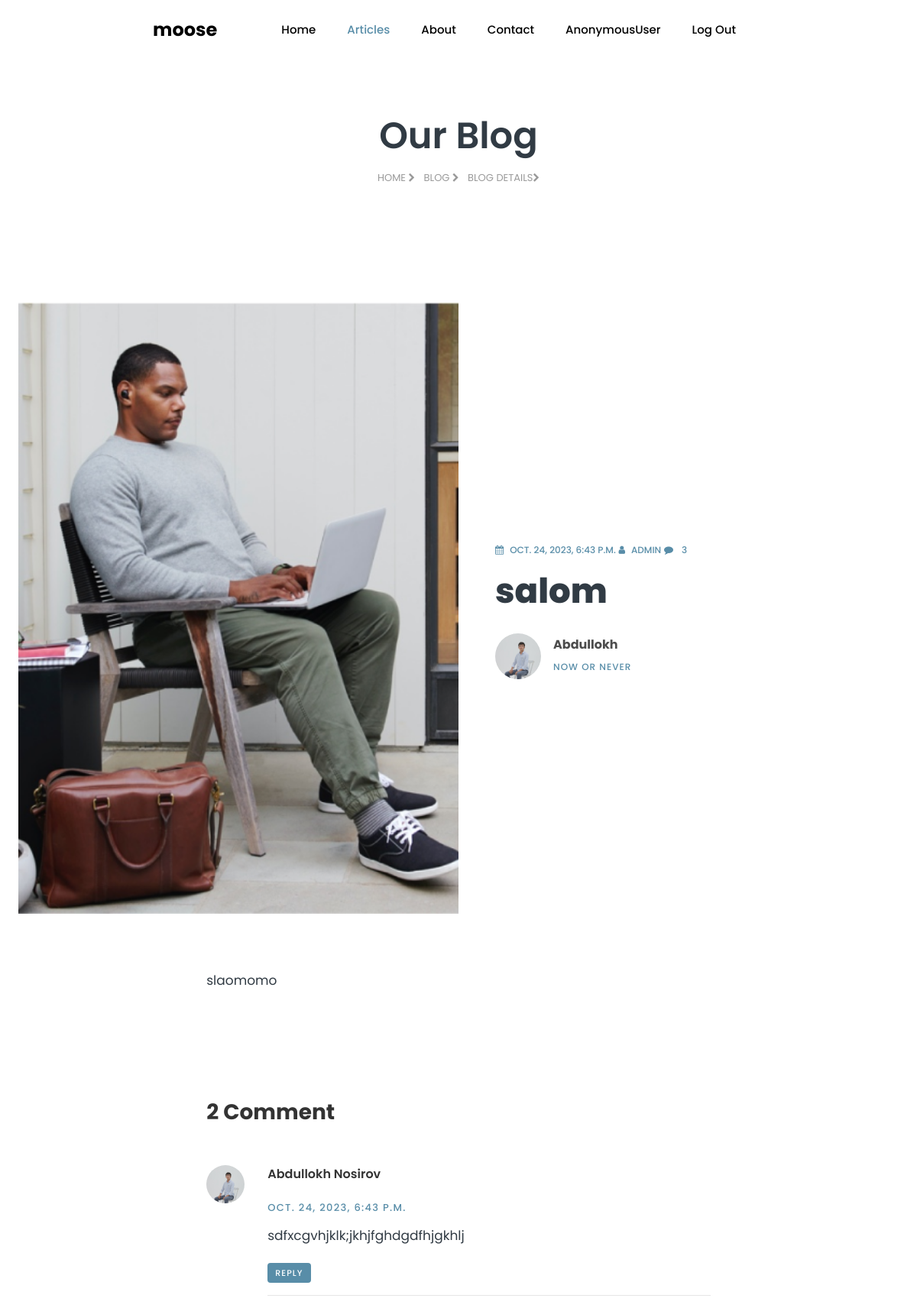
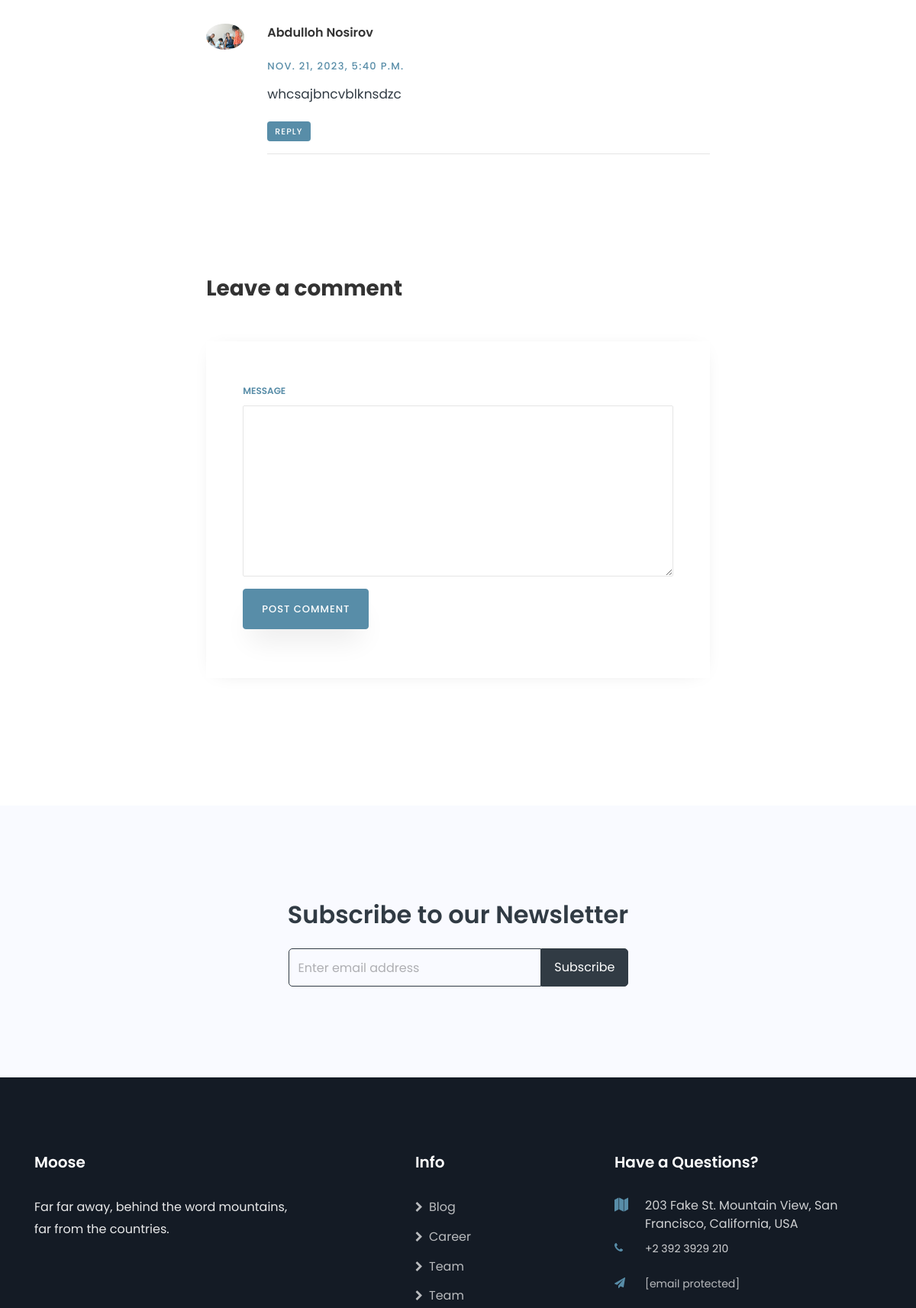
The app's page /post/4 (upper part) with its own data (2 pictures, top to bottom).
### main/models.py (models this page shows, shortened)
class PostModel(models.Model):
    title = models.CharField(max_length=150)
    img = models.ImageField(upload_to='posts/')
    description = models.TextField()
    auther = models.ForeignKey(UserModel, on_delete=models.CASCADE)
    tags = models.ManyToManyField(TagModels, null=True, blank=True)
    created_at = models.DateTimeField(auto_now_add=True)

class UserModel(models.Model):
    first_name = models.CharField(max_length=100)
    last_name = models.CharField(max_length=100)
    avatar = models.ImageField(upload_to='avatar/')
    bio = models.CharField(max_length=200)
    username = models.CharField(max_length=100, unique=True)
    email = models.EmailField(unique=True)
    password = models.CharField(max_length=100)
    created_at = models.DateTimeField(auto_now_add=True)
    def __str__(self):
        return self.first_name

class CommentModels(models.Model):
    name = models.CharField(max_length=250)
    post_c = models.ForeignKey(PostModel, on_delete=models.CASCADE)
    auther = models.ForeignKey(UserModel, on_delete=models.CASCADE)
    created_at = models.DateTimeField(auto_now_add=True)

### main/views.py (the view)
# urls.py: path('post/<int:pk>', detail, name='detail'),
def detail(request, pk):
    obj = PostModel.objects.filter(pk=pk)
    comments = CommentModels.objects.filter(post_c_id=pk)
    if request.method == 'POST' and request.POST['name'].strip() != '':
        name = request.POST['name']
        page = pk
        user1 = UserModel.objects.get(username=request.user)
        comment = CommentModels(name=name, post_c_id=page, auther=user1)
        comment.save()
    return render(request, template_name='blog-single.html', context={
        'obj': obj,
        'comments': comments
    })

### templates/blog-single.html (shortened to what this page needs)
{% load static %}
<!DOCTYPE html>
<html lang="en">
<head>
    <link rel="stylesheet" href="https://stackpath.bootstrapcdn.com/font-awesome/4.7.0/css/font-awesome.min.css">
    <link rel="stylesheet" href="{% static 'main/css/animate.css' %}">
    <link rel="stylesheet" href="{% static 'main/css/owl.carousel.min.css' %}">
    <link rel="stylesheet" href="{% static 'main/css/owl.theme.default.min.css' %}">
    <link rel="stylesheet" href="{% static 'main/css/magnific-popup.css' %}">
    <link rel="stylesheet" href="{% static 'main/css/flaticon.css' %}">
    <link rel="stylesheet" href="{% static 'main/css/style.css' %}">
</head>
<body>
<nav class="navbar navbar-expand-lg navbar-dark ftco_navbar bg-dark ftco-navbar-light" id="ftco-navbar">
    <div class="container">
        <a class="navbar-brand" href="index-2.html">moose</a>
        <div class="collapse navbar-collapse" id="ftco-nav">
            <ul class="navbar-nav ml-auto">
                <li class="nav-item"><a href="{% url 'home' %}" class="nav-link">Home</a></li>
                <li class="nav-item active"><a href="{% url 'blog' %}" class="nav-link">Articles</a></li>
                <li class="nav-item"><a href="about.html" class="nav-link">About</a></li>
                <li class="nav-item"><a href="contact.html" class="nav-link">Contact</a></li>
                <li class="nav-item"><a href="{% url 'profile' %}" class="nav-link">{{ request.user }}</a></li>
                <li class="nav-item"><a href="{% url 'log_out' %}" class="nav-link">Log Out</a></li>
            </ul>
        </div>
    </div>
</nav>
<section class="hero-wrap hero-wrap-2">
    <div class="container">
        <div class="row no-gutters slider-text align-items-center justify-content-center">
            <div class="col-md-9 text-center ftco-animate pt-5">
                <h1 class="mb-3 bread">Our Blog</h1>
                <p class="breadcrumbs"><span class="mr-2"><a href="index-2.html">Home <i
                        class="fa fa-chevron-right"></i></a></span> <span class="mr-2"><a href="blog.html">Blog <i
                        class="fa fa-chevron-right"></i></a></span> <span>Blog Details<i
                        class="fa fa-chevron-right"></i></span></p>
            </div>
        </div>
    </div>
</section>
<section class="ftco-section">
    <div class="container-fluid px-md-4">
        <div class="row no-gutters">
            <div class="col-md-12 blog-wrap">
                <div class="row no-gutters align-items-center">
                    {% for blog in obj %}
                        <div class="col-md-6 img img-blog js-fullheight"
                             style="background-image: url({{ blog.img.url }});">
                        </div>
                        <div class="col-md-6">
                            <div class="text p-md-5 py-5 px-4 ftco-animate">
                                <p class="meta">
                                    <a href="#"><span class="fa fa-calendar mr-2"></span>{{ blog.created_at }}</a>
                                    <a href="#"><span class="fa fa-user mr-2"></span>Admin</a>
                                    <a href="#" class="meta-chat"><span class="fa fa-comment mr-2"></span> 3</a>
                                </p>
                                <h2 class="mb-4"><a href="blog-single.html">{{ blog.title }}</a></h2>
                                <div class="icon d-flex align-items-center">
                                    <div class="img" style="background-image: url({{ blog.auther.avatar.url }});"></div>
                                    <div class="position pl-3">
                                        <h4 class="mb-0">{{ blog.auther }}</h4>
                                        <span>{{ blog.auther.bio }}</span>
                                    </div>
                                </div>
                            </div>
                        </div>
                        </div>
                        <div class="row justify-content-center pt-4 py-md-5">
                        <div class="col-md-7">
                        <div class="py-4">
                            <p>
                                {{ blog.description }}
                            </p>
                        </div>
                    {% endfor %}
                    <div class="comment-post py-5">
                        {% if i|length != 1 and i|length != 0 %}
                            <h3 class="mb-5">{{ comments|length }} Comments</h3>
                        {% else %}
                            <h3 class="mb-5">{{ comments|length }} Comment</h3>
                        {% endif %}
                        {% for i in comments %}
                            <ul class="comment-list">
                            <li class="comment">
                            <div class="vcard bio">
                                <img src="{{ i.auther.avatar.url }}" alt="Image placeholder">
                            </div>
                            <div class="comment-body">
                                <h3>{{ i.auther.first_name }} {{ i.auther.last_name }}</h3>
                                <div class="meta">{{ i.created_at }}</div>
                                <p>{{ i.name }}</p>
                                <p><a href="#" class="reply">Reply</a></p>
                                <hr>
                                <br>
                            </div>
                        {% endfor %}
                        </li>
                    </div>
                    <div class="comment-form-wrap pt-5">
                        <h3 class="mb-5">Leave a comment</h3>
                        <form action="#" class="p-5 comment-form" method="POST">{% csrf_token %}
                            <div class="row">
                                <div class="col-md-12">
                                    <div class="form-group">
                                        <label for="message">Message</label>
                                        <textarea name="name" id="message" cols="30" rows="10"
                                                  class="form-control"></textarea>
                                    </div>
                                </div>
                                <div class="col-md-12">
                                    <div class="form-group">
                                        <input type="submit" value="Post Comment" class="btn py-3 px-4 btn-primary">
                                    </div>
                                </div>
                            </div>
                        </form>
                    </div>
                    </div>
                    </div>
            </div>
        </div>
    </div>
</section>
<section class="ftco-intro ftco-section bg-light">
    <div class="container">
        <div class="row justify-content-center">
            <div class="col-md-12 text-center">
                <h2>Subscribe to our Newsletter</h2>
                <div class="row justify-content-center">
                    <div class="col-md-5">
                        <form action="#" class="subscribe-form">
                            <div class="form-group d-flex">
                                <input type="text" class="form-control" placeholder="Enter email address">
                                <input type="submit" value="Subscribe" class="submit px-3">
                            </div>
                        </form>
                    </div>
                </div>
            </div>
        </div>
    </div>
</section>
<footer class="ftco-footer">
    <div class="container">
        <div class="row mb-5 justify-content-between">
            <div class="col-sm-12 col-md-4">
                <div class="ftco-footer-widget mb-4">
                    <h2 class="ftco-heading-2 logo"><a href="#">Moose</a></h2>
                    <p>Far far away, behind the word mountains, far from the countries.</p>
                    <ul class="ftco-footer-social list-unstyled mt-2">
                    </ul>
                </div>
            </div>
            <div class="col-sm-12 col-md-2">
                <div class="ftco-footer-widget mb-4 ml-md-4">
                    <h2 class="ftco-heading-2">Info</h2>
                    <ul class="list-unstyled">
                        <li><a href="#"><span class="fa fa-chevron-right mr-2"></span>Blog</a></li>
                        <li><a href="#"><span class="fa fa-chevron-right mr-2"></span>Career</a></li>
                        <li><a href="#"><span class="fa fa-chevron-right mr-2"></span>Team</a></li>
                        <li><a href="#"><span class="fa fa-chevron-right mr-2"></span>Team</a></li>
                    </ul>
                </div>
            </div>
            <div class="col-sm-12 col-md-4">
                <div class="ftco-footer-widget mb-4">
                    <h2 class="ftco-heading-2">Have a Questions?</h2>
                    <div class="block-23 mb-3">
                        <ul>
                            <li><span class="icon fa fa-map marker"></span><span class="text">203 Fake St. Mountain View, San Francisco, California, USA</span>
                            </li>
                            <li><a href="#"><span class="icon fa fa-phone"></span><span
                                    class="text">+2 392 3929 210</span></a></li>
                            <li><a href="#"><span class="icon fa fa-paper-plane pr-4"></span><span class="text"><span
                                    class="__cf_email__" data-cfemail="eb82858d84ab92849e998f84868a8285c5888486">[email&#160;protected]</span></span></a>
                            </li>
                        </ul>
                    </div>
                </div>
            </div>
        </div>
    </div>
</footer>
</body>
</html>

### records on screen
PostModel: img (picture), created_at "OCT. 24, 2023, 6:43 P.M.", title "salom", auther.avatar (picture), auther "Abdullokh", auther.bio "NOW OR NEVER", description "slaomomo"
CommentModels: auther.avatar (picture), auther.first_name "Abdullokh", auther.last_name "Nosirov", created_at "OCT. 24, 2023, 6:43 P.M.", name "sdfxcgvhjklk;jkhjfghdgdfhjgkhlj"
CommentModels: auther.avatar (picture), auther.first_name "Abdulloh", auther.last_name "Nosirov", created_at "NOV. 21, 2023, 5:40 P.M.", name "whcsajbncvblknsdzc"

### other values on screen
{{ request.user }} "AnonymousUser"
{{ comments|length }} "2"
